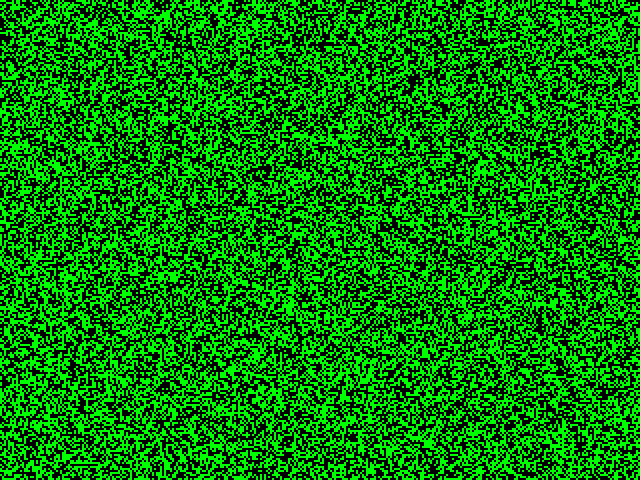
Frame 1 (no input)
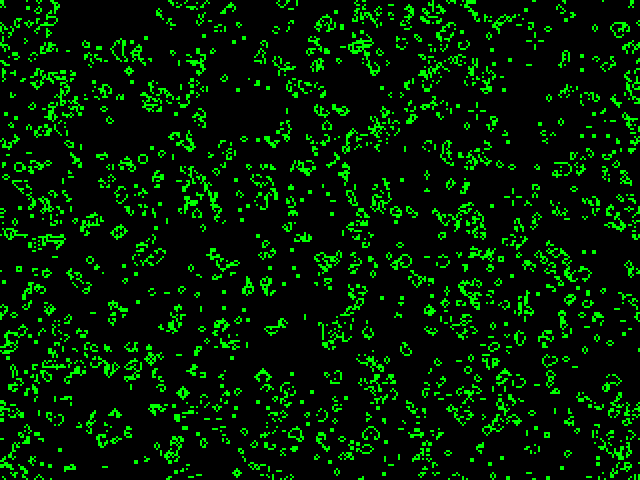
Frame 60 (the mouse pressed at the canvas centre just before this capture)
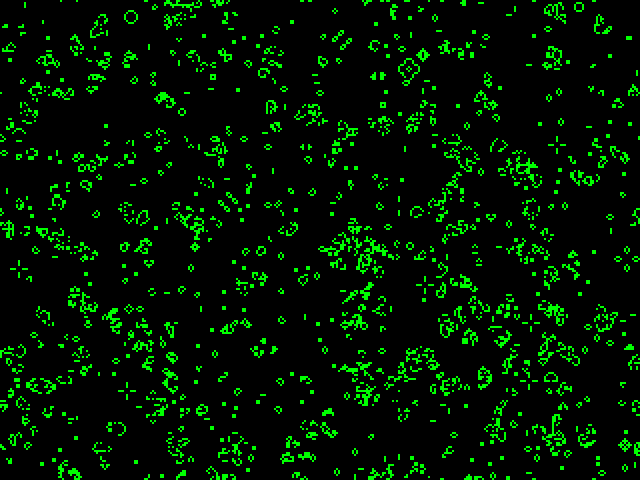
Frame 120 (the mouse held since frame 60 and released just before this capture)

The Processing sketch that drew these frames (run headless with seeded random() and noise(); from frame 60 on, the mouse is pressed at the canvas centre):

// Processing sketch: e_7_8_game_of_life_optimization
// ── e_7_8_game_of_life_optimization.pde
GOL gol;

void setup() {
  //frameRate(15);
  size(640, 480);
  gol = new GOL();
}

void draw() {
  gol.run();
}
// ── GoL.pde
class GOL {
  int w = 2;
  int columns = width / w;
  int rows = height / w;

  int[][] board1 = new int[columns][rows];
  int[][] board2 = new int[columns][rows];

  boolean firstBoard = true;

  GOL() {
    for (int x = 0; x < columns; x++) {
      for (int y = 0; y < rows; y++) {

        //Initialize each cell with a 0 or 1.

        board1[x][y] = int(random(2));
      }
    }
  }

  void run() {
    if (firstBoard) {
      display(board1);
      generate(board1, board2);
    } else {
      display(board2);
      generate(board2, board1);
    }
    
    firstBoard = !firstBoard;
  }

  void display(int[][] board) {
    for (int i = 0; i < columns; i++) {
      for (int j = 0; j < rows; j++) {
        if (board[i][j] == 1) fill(0, 255, 0);
        else               fill(0);

        //stroke(170);
        noStroke();
        
        //Set the y-location according to the generation.

        rect(i*w, j*w, w, w);
      }
    }
  }

  void generate(int[][] board, int[][] next) {
    for (int x = 0; x < columns; x++) {
      for (int y = 0; y < rows; y++) {

        int neighbors = 0;


        for (int i = -1; i <= 1; i++) {
          for (int j = -1; j <= 1; j++) {

            //Add up all the neighbors’ states.
            int toCheckX = x+i;
            int toCheckY = y+j;

            if (toCheckX < 0) {
              toCheckX = columns - 1;
            } else if (toCheckX > columns - 1) {
              toCheckX = 0;
            }

            if (toCheckY < 0) {
              toCheckY = rows - 1;
            } else if (toCheckY > rows - 1) {
              toCheckY = 0;
            }

            neighbors += board[toCheckX][toCheckY];
          }
        }

        neighbors -= board[x][y];

        if      ((board[x][y] == 1) && (neighbors <  2)) next[x][y] = 0;
        else if ((board[x][y] == 1) && (neighbors >  3)) next[x][y] = 0;
        else if ((board[x][y] == 0) && (neighbors == 3)) next[x][y] = 1;
        else next[x][y] = board[x][y];
      }
    }
    board = next;
  }
}
